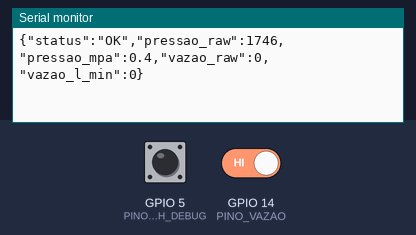
This sketch was run on a simulated ESP32. Parts: the last lines printed to the serial monitor. The inputs (shaded band) are chosen by the test bench; at power-on: GPIO 14 (PINO_VAZAO) HIGH, GPIO 5 (PINO_SWITCH_DEBUG) HIGH. Random numbers use the default seed unless the sketch sets one.

Above: at 15.8 s.
15.9 s: GPIO 14 (PINO_VAZAO) driven LOW
At 21.4 s:
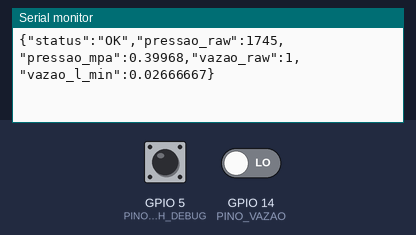
23.4 s: GPIO 5 (PINO_SWITCH_DEBUG) pulled LOW for 3 s
At 26.4 s:
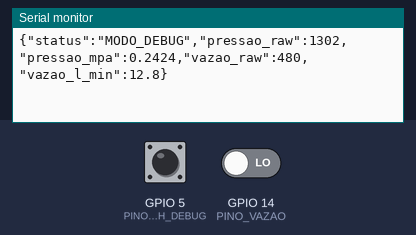

Measured:
- after the input at 15.9 s, the serial monitor: prints a new line after 4.1 s (image 1)
- after the input at 23.4 s, the serial monitor: prints a new line after 1.6 s (image 2)

The sketch:

Esp32.ino
```cpp
#include <ArduinoJson.h>

// Mapeamento de Pinos
const int PINO_PRESSAO = 36;
const int PINO_VAZAO = 14;
const int PINO_SWITCH_DEBUG = 5;

// Variáveis para o Sensor de Vazão (YF-S201)
volatile int contadorPulsos = 0;
float vazaoLMin = 0.0;

// Temporização de 5 segundos
unsigned long tempoAnterior = 0;
const unsigned long intervalo = 5000;

// Função de interrupção (conta os giros da ventoinha do sensor)
void IRAM_ATTR contarPulsos() { contadorPulsos++; }

void setup() {
  // Inicia a comunicação Serial (Virtual Terminal)
  Serial.begin(115200);

  pinMode(PINO_PRESSAO, INPUT);
  pinMode(PINO_VAZAO, INPUT);

  // Interrupção para ler os pulsos de dados do sensor de vazão
  attachInterrupt(digitalPinToInterrupt(PINO_VAZAO), contarPulsos, FALLING);

  // Configuração do seu Switch de injeção de dados
  pinMode(PINO_SWITCH_DEBUG, INPUT_PULLUP);
}

void loop() {
  unsigned long tempoAtual = millis();

  // Loop executa a cada 5 segundos
  if (tempoAtual - tempoAnterior >= intervalo) {
    tempoAnterior = tempoAtual;

    // --- 1. CÁLCULO DA VAZÃO ---
    detachInterrupt(digitalPinToInterrupt(PINO_VAZAO));
    int pulsosAtuais = contadorPulsos;
    contadorPulsos = 0;
    attachInterrupt(digitalPinToInterrupt(PINO_VAZAO), contarPulsos, FALLING);

    // Fórmula do Datasheet: Frequência (Hz) = 7.5 * Vazão (L/min)
    // Como nosso intervalo de leitura é de 5 segundos, a Frequência é: pulsos
    // / 5.
    float frequenciaHz = (float)pulsosAtuais / 5.0;
    vazaoLMin = frequenciaHz / 7.5;

    // --- 2. LEITURA DA PRESSÃO (SIMULADA) ---
    // Teoria: Pressão e vazão são inversamente proporcionais.
    // Assumimos que a pressão máxima na rede (com fluxo 0) é de ~0.40 MPa (40
    // m.c.a). Quando a água flui, a pressão na linha cai proporcionalmente à
    // vazão.
    float pressaoMaximaMPa = 0.40;
    float perdaCarga =
        vazaoLMin * 0.012; // Perde ~0.012 MPa por cada 1 L/min de vazão
    float pressaoAtualMPa = pressaoMaximaMPa - perdaCarga;

    // Impede que a pressão seja negativa
    if (pressaoAtualMPa < 0.0)
      pressaoAtualMPa = 0.0;

    // Transdutor físico de 1.2MPa envia sinal em tensão, que o ESP converte em
    // Raw (0-4095). 0 MPa costuma ter um offset de tensão (ex: ~620 no ADC). O
    // topo do range sobe linearmente.
    int pressaoRaw = 620 + (int)((pressaoAtualMPa / 1.2) * 3380);

    // --- 3. HEALTH CHECK E STATUS ---
    String statusSistema = "OK";

    // 1. Modo de injeção de dados para depuração (debug)
    if (digitalRead(PINO_SWITCH_DEBUG) == LOW) {
      statusSistema = "MODO_DEBUG";
    }
    // 2. Anomalia no sensor de vazão: Valores fora do limite físico do YF-S201
    // O sensor suporta no máximo ~30 L/min. Acima de 50, é provável que seja
    // ruído elétrico ou curto.
    else if (vazaoLMin > 50.0) {
      statusSistema = "ERRO_VAZAO_ANOMALA";
    }
    // 3. Anomalia de Pressão (Lógica para quando tiverem o hardware real):
    // Transdutores começam em ~0.5V (Raw ~620). Se o pino ler 0 absoluto (0V),
    // o fio rompeu/desconectou. int leituraPressaoFisica =
    // analogRead(PINO_PRESSAO); else if (leituraPressaoFisica <= 10 ||
    // leituraPressaoFisica >= 4090) {
    //   statusSistema = "ERRO_PRESSAO_DESCONECTADA";
    // }

    // --- 4. GERAÇÃO DO JSON ---
    StaticJsonDocument<256>
        doc; // Tamanho aumentado para comportar o campo status com segurança
    doc["status"] = statusSistema;

    // Popula o JSON baseado no status
    if (statusSistema == "MODO_DEBUG") {
      // MODO DEBUG: Injeta dados realistas simulando uma torneira/chuveiro
      // aberto Vazão oscilando levemente entre 10.0 e 15.0 L/min
      float vazaoDebug = 10.0 + (random(0, 51) / 10.0);
      int pulsosDebug =
          (int)(vazaoDebug * 7.5 * 5); // Reverte a fórmula para achar os pulsos

      // Pressão reage à vazão com uma pequena oscilação (ruído de rede de +-
      // 0.005 MPa)
      float pressaoDebugMPa =
          0.40 - (vazaoDebug * 0.012) + (random(-5, 6) / 1000.0);
      if (pressaoDebugMPa < 0.0)
        pressaoDebugMPa = 0.0;
      int pressaoDebugRaw = 620 + (int)((pressaoDebugMPa / 1.2) * 3380);

      doc["pressao_raw"] = pressaoDebugRaw;
      doc["pressao_mpa"] = pressaoDebugMPa;
      doc["vazao_raw"] = pulsosDebug;
      doc["vazao_l_min"] = vazaoDebug;
    } else {
      doc["pressao_raw"] = pressaoRaw;
      doc["pressao_mpa"] = pressaoAtualMPa;
      doc["vazao_raw"] = pulsosAtuais;
      doc["vazao_l_min"] = vazaoLMin;
    }

    // Converte os dados para o formato JSON e envia para a tela (TX)
    serializeJson(doc, Serial);
    Serial.println(); // Pula uma linha para o próximo JSON ficar embaixo
  }
}
```
